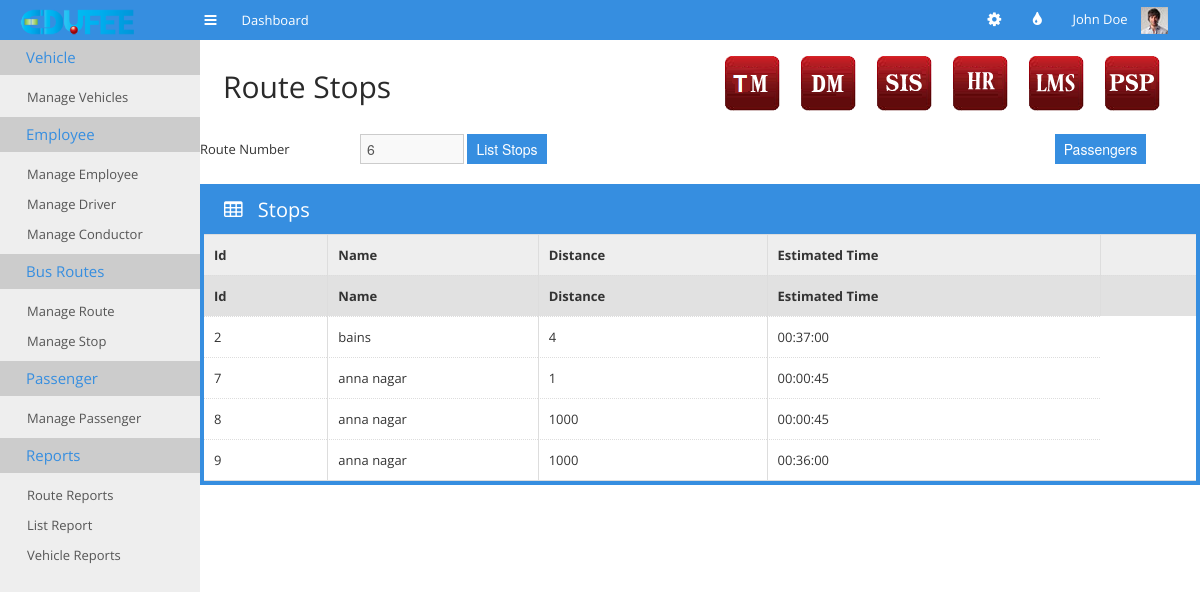
Page /liststops.php?id=6 on the committed database.
### tables this page shows
CREATE TABLE IF NOT EXISTS `tm_bus_stop` (
  `name` text,
  `id` int(11) NOT NULL,
  `route` int(11) DEFAULT NULL,
  `distance` bigint(20) DEFAULT NULL,
  `estimated_time` time DEFAULT NULL,
  PRIMARY KEY (`id`)
);

### liststops.php (the view, shortened to what this page needs)
<?php
require_once "datas.php";
$dbconnection = connectSQL($dbdetails);
if(mysqli_connect_errno())
{
    echo "db_connection_fail";
}
else
{
?>
<!doctype html>
<html>
    <head>
        <link rel="stylesheet" href="css/bootstrap.min.css">
        <link rel="stylesheet" href="css/bootstrap-responsive.min.css">
        <link rel="stylesheet" href="css/plugins/jquery-ui/smoothness/jquery-ui.css">
        <link rel="stylesheet" href="css/plugins/jquery-ui/smoothness/jquery.ui.theme.css">
        <link rel="stylesheet" href="css/plugins/datatable/TableTools.css">
        <link rel="stylesheet" href="css/plugins/chosen/chosen.css">
        <link rel="stylesheet" href="css/style.css">
        <link rel="stylesheet" href="css/themes.css">
    </head>
    <body>
        <div id="navigation">
            <div class="container-fluid">
                <a href="#" id="brand"></a>
                <a href="#" class="toggle-nav" rel="tooltip" data-placement="bottom" title="Toggle navigation"><i class="icon-reorder"></i></a>
                <ul class='main-nav'>
                    <li>
                        <a href="index.html">
                            <span>Dashboard</span>
                        </a>
                    </li>
                </ul>
                <div class="user">
                    <ul class="icon-nav">
                        <li class="dropdown sett">
                            <a href="#" class='dropdown-toggle' data-toggle="dropdown"><i class="icon-cog"></i></a>
                        </li>
                        <li class='dropdown colo'>
                            <a href="#" class='dropdown-toggle' data-toggle="dropdown"><i class="icon-tint"></i></a>
                        </li>
                    </ul>
                    <div class="dropdown">
                        <a href="#" class='dropdown-toggle' data-toggle="dropdown">John Doe <img src="img/demo/user-avatar.jpg" alt=""></a>
                    </div>
                </div>
            </div>
        </div>
        <div class="container-fluid" id="content">
    <?php
    require_once "cms.php";
    ?>
            <div id="main">
                <div class="container-fluid">
                    <div class="page-header">
                        <div class="pull-left">
                            <h1>Route Stops</h1>
                        </div>
                        <div class="pull-right">
                            <ul class="minitiles" style="display:inline !important;">
                                <li><a href="tm_main.html"><img src="img/tm_icon.png" alt=""></a></li>
                                <li><a href="http://www.edufee.com/subscribe_donation/"><img src="img/dm_icon.png" alt=""></a></li>
                                <li> <a href="http://www.edufee.com/SIS/home/"><img src="img/sis_icon.png" alt="" style="border:none;" border="0"/></a> </li>
                                <li><a href="http://www.edufee.com/hrm/symfony/web/index.php/admin/LandingPage"><img src="img/hr_icon.png" alt=""></a></li>
                                <li> <a href="http://www.edufee.com/openbiblio/catalog/home.php"><img src="img/lms_icon.png" alt="" style="border:none;" border="0"/></a> </li>
                                <li><a href="http://www.edufee.com/psp_dashboard/psp"><img src="img/psp_icon.png" alt="" border="0"/>
                                    </a></li>
                            </ul>
                        </div>
                    </div>
                </div>
    <?php
    if (isset($_GET['id']))
    {
        $id = $_GET['id'];
    }
    else
    {
        $id="";
    }
    ?>
                <div class="row-fluid">
                    <div class="span10">
                        <form class="form-horizontal">
                            <div class="control-group">
                                <label for="textfield" class="control-label">Route Number</label>
                                <div class="controls">
                                    <input name="routenum" id="routenum" class="input-small" type="text" value="<?php echo $id;?>">
                                    <button type="button" class="btn btn-primary liststops">List Stops</button>
                                </div>
                            </div>
                        </form>
                    </div>
                    <div class="span1">
                        <button class="btn btn-primary passengers" type="button">Passengers</button>
                    </div>
                </div>
                <div class="row-fluid">
                    <div class="span12">
                        <div class="box box-color box-bordered">
                            <div class="box-title">
                                <h3>
                                    <i class="icon-table"></i>
                                    Stops
                                </h3>
                            </div>
                            <div class="box-content nopadding">
                                <table class="table table-hover table-nomargin table-bordered dataTable-columnfilter dataTable">
                                    <thead>
                                        <tr>
                                            <th>Id</th>
                                            <th>Name</th>
                                            <th class="hidden-350">Distance</th>
                                            <th class="hidden-480">Estimated Time</th>
                                            <th></th>
                                        </tr>
                                        <tr class="thefilter">
                                            <th>Id</th>
                                            <th>Name</th>
                                            <th class="hidden-350">Distance</th>
                                            <th class="hidden-480">Estimated Time</th>
                                            <th></th>
                                        </tr>
                                    </thead>
                                    <tbody>
                                    <?php
                                    if($id!="")
                                    {
                                        $query = "select * from tm_bus_stop where route='". $id ."'";
                                        if ($result = $dbconnection->query($query)) {
                                            if ($result) {
                                                while($row = $result->fetch_array())
                                                {
                                                    echo "<tr><td>".$row['id']."</td><td>".$row['name']."</td><td>".$row['distance']."</td>
                                                    <td>".$row['estimated_time']."</td></tr>";
                                                }
                                            }
                                        }
                                    }
                                    ?>
                                    </tbody>
                                </table>
                            </div>
                        </div>
                    </div>
                </div>
            </div>
        </div>
    </body>
</html>
<?php
}
?>

### rows in the picture
tm_bus_stop: id "2", name "bains", distance "4", estimated_time "00:37:00"
tm_bus_stop: id "7", name "anna nagar", distance "1", estimated_time "00:00:45"
tm_bus_stop: id "8", name "anna nagar", distance "1000", estimated_time "00:00:45"
tm_bus_stop: id "9", name "anna nagar", distance "1000", estimated_time "00:36:00"
